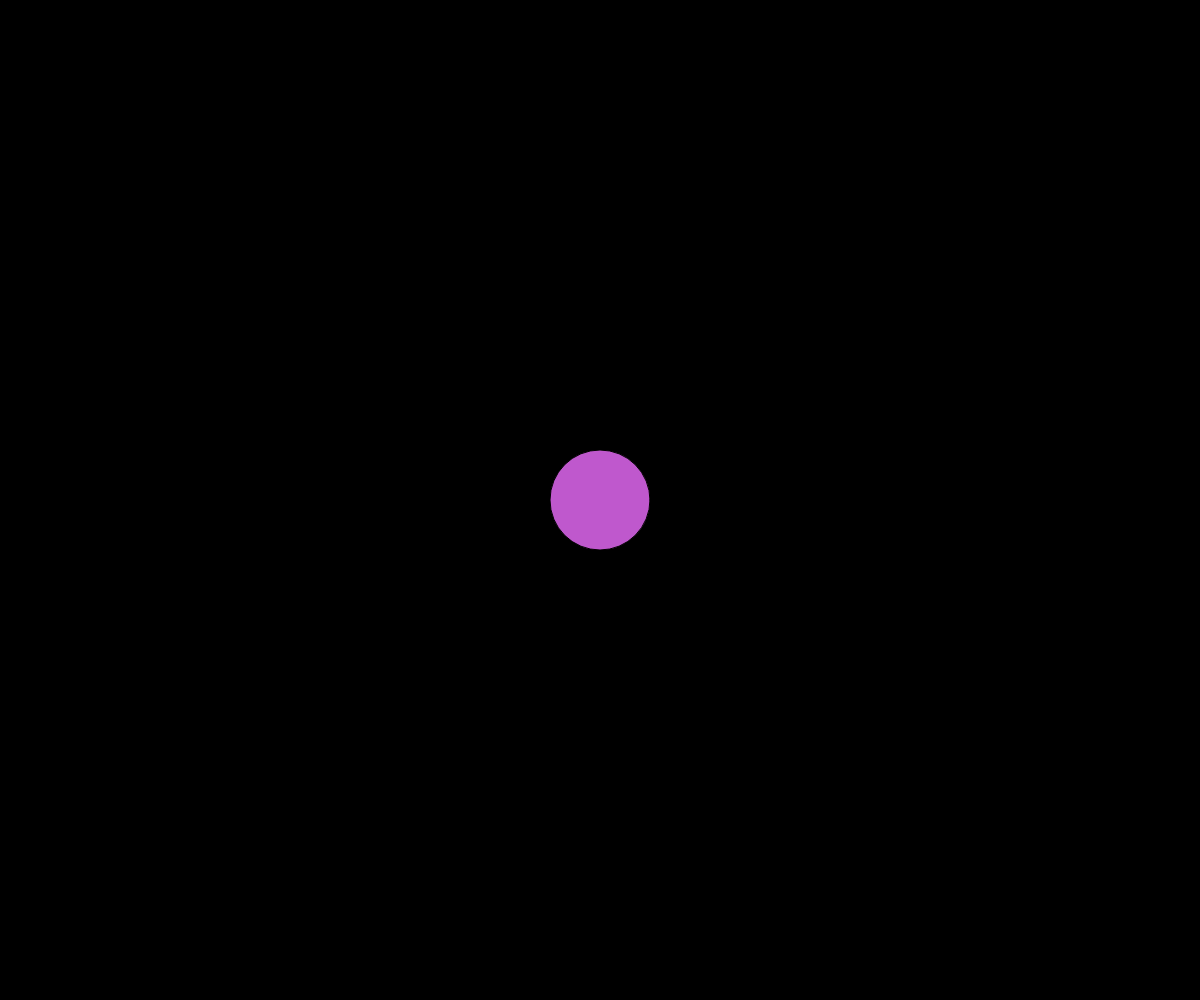
Frame 1 (no input)
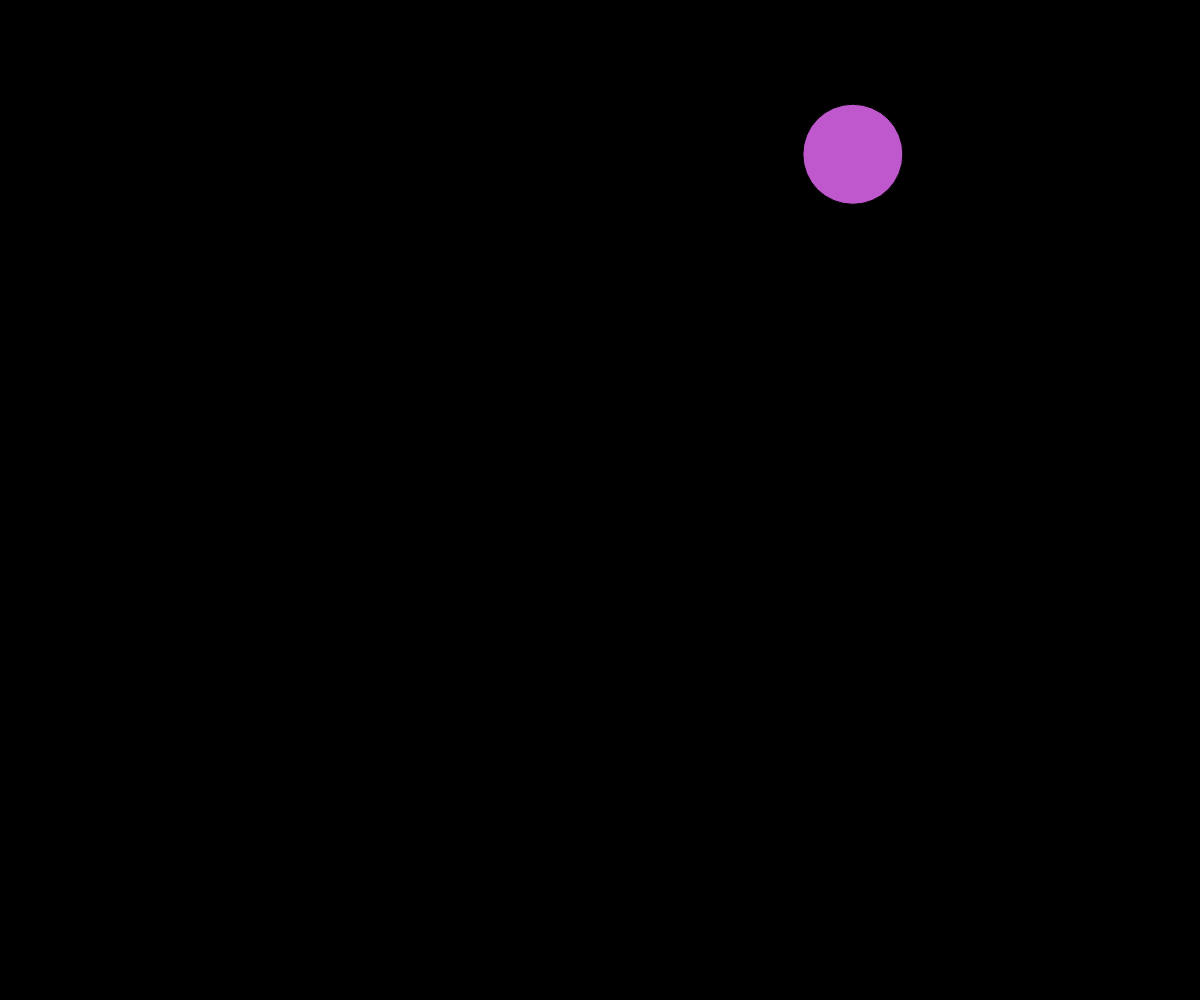
Frame 60 (no input)
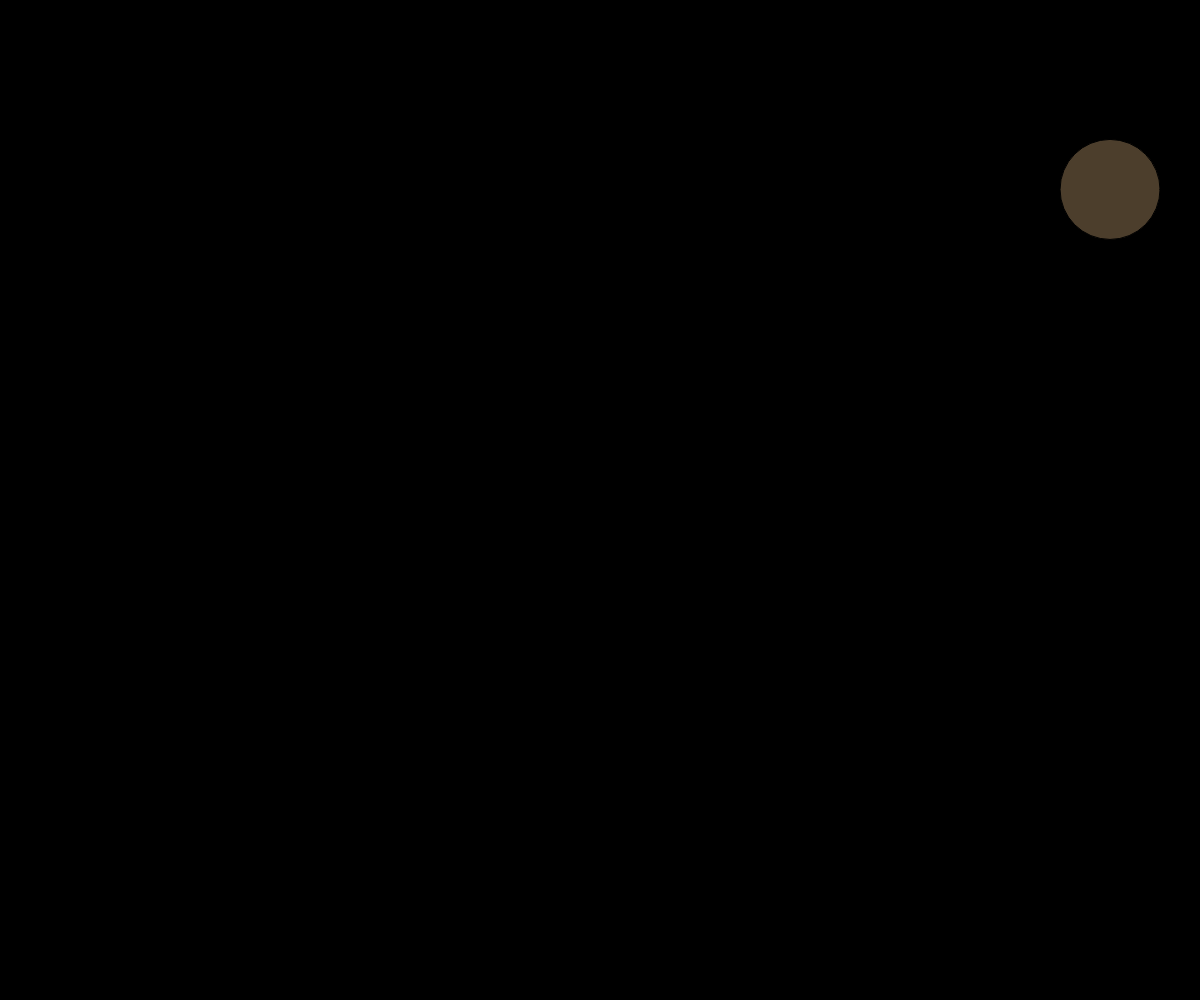
Frame 120 (the mouse pressed at the canvas centre since frame 60)

The p5.js sketch that drew these frames (run headless with seeded random() and noise() and a simulated clock; from frame 60 on, the mouse is pressed at the canvas centre):

// p5.js sketch
// ── sketch.js
/*
EXTRA CHALLENGES:

1) Can you randomize the xSpeed and ySpeed values every time the ellipse hits the canvas edges?
2) Can you tweak the if statements to factor in the radius of the ellipse to make the ellipse bounce of its edge rather than its center?
3) Can you randomize the color of the ellipse as well? Can you randomize it every time it hits the canvas edges?
*/

// Define global variables for x and y positions and x and y speeds
let xPos;
let yPos;
let xSpeed;
let ySpeed;

// Define global variables for red, green, and blue color values to be used as fill color of the bouncing ball
let redValue;
let greenValue;
let blueValue;

function setup() {
  // Create a canvas using browser (or preview window) width and browser (or preview window) height
  createCanvas(windowWidth, windowHeight);
  
  // Set initial value of x and y positions to be the middle of the canvas
  xPos = width / 2;
  yPos = height / 2;
  
  // Generate a random number between -3 and 3 for the x and y speeds 
  xSpeed = random(-10, 10);
  ySpeed = random(-10, 10);
  
  // Generate a random number between 0 and 255 for the red, green, and blue color values
  redValue = random(0, 255);
  greenValue = random(0, 255);
  blueValue = random(0, 255);
}

function draw() {
  // Refresh canvas by reseting background color to black
  background(0);
  
  // Set fill color for ellipse using randomized values
  fill(redValue, greenValue, blueValue);
  // Draw ellipse at (xPos, yPos) with width and height of 100px
  ellipse(xPos, yPos, 100, 100);
  
  // Move xPos by xSpeed
  xPos = xPos + xSpeed; // OR can write xPos += xSpeed;
  // Move yPos by ySpeed // OR can write yPos += ySpeed;
  yPos = yPos + ySpeed;
  
  // If xPos is smaller than 0 OR greater than width of the canvas
  if(xPos < 0 || xPos > width){
    // Code block inside curly brackets run only if either conditions in line 45 is true
    // Inverse the xSpeed value to go opposite direction horizontally
    xSpeed = xSpeed * -1; // OR can write xSpeed *= -1;
    
    // Randomize fill color for ellipse
    redValue = random(0, 255);
    greenValue = random(0, 255);
    blueValue = random(0, 255);
  }
  
  // If yPos is smaller than 0 OR greater than height of the canvas
  if(yPos < 0 || yPos > height){
    // Code block inside curly brackets run only if either conditions in line 57 is true
    // Inverse the ySpeed value to go opposite direction horizontally
    ySpeed = ySpeed * -1; // OR can write ySpeed *= -1;
    
    // Randomize fill color for ellipse
    redValue = random(0, 255);
    greenValue = random(0, 255);
    blueValue = random(0, 255);
  }
}
